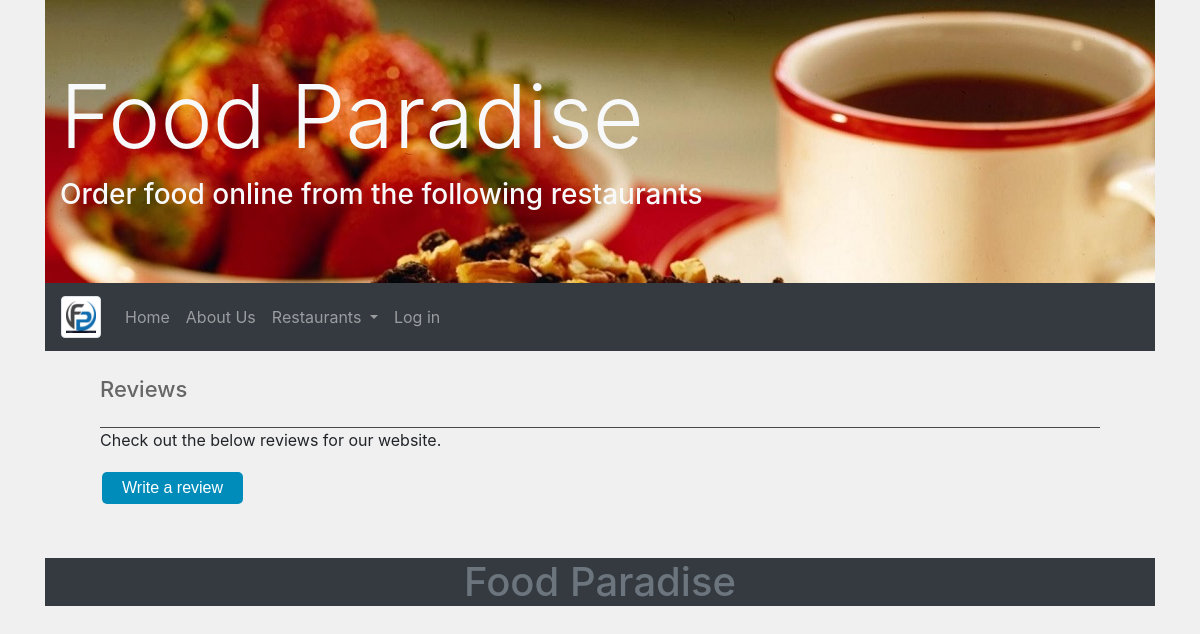
Page /review.php on the earlier database version.
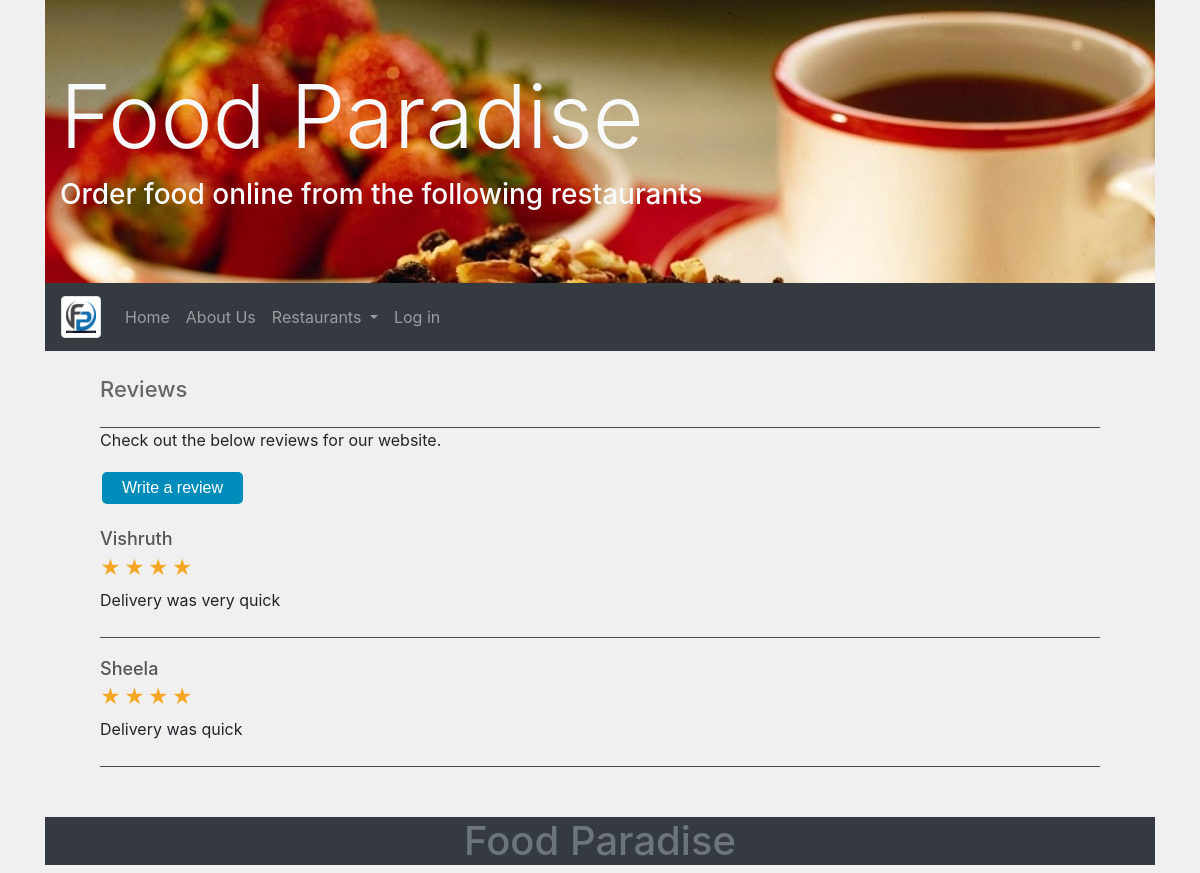
Same page on the later database version.
### tables this page shows
CREATE TABLE `reviews` (
  `name` varchar(25) DEFAULT NULL,
  `review` varchar(500) DEFAULT NULL,
  `pos` double DEFAULT NULL,
  `neu` double DEFAULT NULL,
  `neg` double DEFAULT NULL,
  `dominant` varchar(10) DEFAULT NULL,
  `star` int(11) DEFAULT NULL,
  `rid` int(10) UNSIGNED NOT NULL
);

### review.php (the view, shortened to what this page needs)
<!DOCTYPE html>
<html>
	<head>
		<link href="s.css" rel="stylesheet" type="text/css">
		<link rel="stylesheet" href="css/bootstrap.min.css">
		<link rel="stylesheet" type="text/css" href="css/main.css">
		<link href="r.css" rel="stylesheet" type="text/css">
	</head>
	<body>
	 <div class="container">
      <?php require 'include/header.php'; ?>
		<div class="content home">
			<h2>Reviews</h2>
			<p>Check out the below reviews for our website.</p>
			<button class="button button1" onclick="location.href= 'feedback.php';">Write a review</button>
			<?php
		require_once 'include/dbcon.php';
	  ?>
			<?php
			$sql= "SELECT * FROM reviews";
			$row=mysqli_query($link,$sql);
			 foreach ($row as $rows){
			 ?>
			<div class="review">
				<h3 class="name"><?=htmlspecialchars($rows['name'], ENT_QUOTES)?></h3>
				<div>
				<span class="rating"><?=str_repeat('&#9733;', $rows['star'])?></span>
				</div>
				<p class="content"><?=htmlspecialchars($rows['review'], ENT_QUOTES)?></p>
			</div>
			<?php
			 }
			?>
		</div>
		 <?php
        require 'include/footer.php';
      ?>
  </div>
  </body>
</html>

Differences in the rows shown:
added reviews: name "Vishruth", star "★★★★", review "Delivery was very quick"
added reviews: name "Sheela", star "★★★★", review "Delivery was quick"
